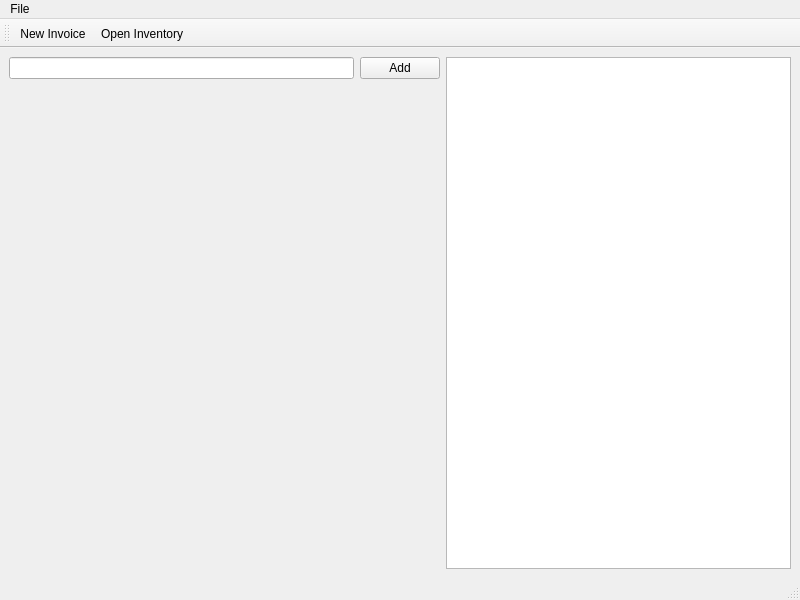
<?xml version="1.0" encoding="UTF-8"?>
<ui version="4.0">
 <class>MainWindow</class>
 <widget class="QMainWindow" name="MainWindow">
  <property name="geometry">
   <rect>
    <x>0</x>
    <y>0</y>
    <width>800</width>
    <height>600</height>
   </rect>
  </property>
  <property name="windowTitle">
   <string>MainWindow</string>
  </property>
  <widget class="QWidget" name="centralwidget">
   <layout class="QGridLayout" name="gridLayout">
    <item row="0" column="0">
     <widget class="QLineEdit" name="inpItemSearch"/>
    </item>
    <item row="0" column="3" rowspan="2">
     <widget class="QTableView" name="opInvoiceTable"/>
    </item>
    <item row="0" column="2">
     <widget class="QPushButton" name="pushButton">
      <property name="text">
       <string>Add</string>
      </property>
     </widget>
    </item>
   </layout>
  </widget>
  <widget class="QMenuBar" name="menubar">
   <property name="geometry">
    <rect>
     <x>0</x>
     <y>0</y>
     <width>800</width>
     <height>21</height>
    </rect>
   </property>
   <widget class="QMenu" name="menuFile">
    <property name="title">
     <string>File</string>
    </property>
    <addaction name="separator"/>
    <addaction name="actionExit"/>
   </widget>
   <addaction name="menuFile"/>
  </widget>
  <widget class="QStatusBar" name="statusBar"/>
  <widget class="QToolBar" name="toolBar">
   <property name="windowTitle">
    <string>toolBar</string>
   </property>
   <property name="toolButtonStyle">
    <enum>Qt::ToolButtonIconOnly</enum>
   </property>
   <attribute name="toolBarArea">
    <enum>TopToolBarArea</enum>
   </attribute>
   <attribute name="toolBarBreak">
    <bool>false</bool>
   </attribute>
   <addaction name="actionNew_Invoice"/>
   <addaction name="actionOpen_Inventory"/>
  </widget>
  <action name="actionOpen_Inventory">
   <property name="icon">
    <iconset resource="inventory_manager.qrc">
     <normaloff>:/inventory_icon.jpg</normaloff>:/inventory_icon.jpg</iconset>
   </property>
   <property name="text">
    <string>Open Inventory</string>
   </property>
   <property name="shortcut">
    <string>Ctrl+O</string>
   </property>
  </action>
  <action name="actionExit">
   <property name="text">
    <string>Exit</string>
   </property>
   <property name="shortcut">
    <string>Ctrl+X</string>
   </property>
  </action>
  <action name="actionNew_Invoice">
   <property name="icon">
    <iconset resource="inventory_manager.qrc">
     <normaloff>:/invoice_icon.png</normaloff>:/invoice_icon.png</iconset>
   </property>
   <property name="text">
    <string>New Invoice</string>
   </property>
   <property name="shortcut">
    <string>Ctrl+N</string>
   </property>
  </action>
 </widget>
 <resources>
  <include location="inventory_manager.qrc"/>
 </resources>
 <connections>
  <connection>
   <sender>actionExit</sender>
   <signal>triggered()</signal>
   <receiver>MainWindow</receiver>
   <slot>close()</slot>
   <hints>
    <hint type="sourcelabel">
     <x>-1</x>
     <y>-1</y>
    </hint>
    <hint type="destinationlabel">
     <x>399</x>
     <y>299</y>
    </hint>
   </hints>
  </connection>
 </connections>
</ui>
